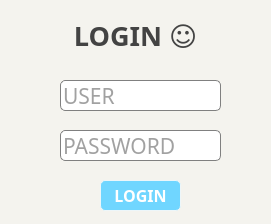
<?xml version="1.0" encoding="UTF-8"?>
<ui version="4.0">
 <class>MainWindow</class>
 <widget class="QMainWindow" name="MainWindow">
  <property name="geometry">
   <rect>
    <x>0</x>
    <y>0</y>
    <width>271</width>
    <height>224</height>
   </rect>
  </property>
  <property name="minimumSize">
   <size>
    <width>271</width>
    <height>224</height>
   </size>
  </property>
  <property name="maximumSize">
   <size>
    <width>271</width>
    <height>224</height>
   </size>
  </property>
  <property name="font">
   <font>
    <weight>75</weight>
    <bold>true</bold>
   </font>
  </property>
  <property name="windowTitle">
   <string>Login</string>
  </property>
  <property name="styleSheet">
   <string notr="true">QWidget{
	background-color: #f4f3ee;
}

QLineEdit{
	background-color: white;
	border: 0.5px solid gray;
	border-radius: 5px;
	color: #434343;
}

QPushButton{
	background-color: #70d6ff;
	border: 0.5px solid #edf6f9 ;
	border-radius: 5px;
	color: white;
}

QLabel{
	color: #434343;
}

</string>
  </property>
  <widget class="QWidget" name="centralwidget">
   <widget class="QLabel" name="label">
    <property name="geometry">
     <rect>
      <x>10</x>
      <y>20</y>
      <width>251</width>
      <height>31</height>
     </rect>
    </property>
    <property name="font">
     <font>
      <family>Tw Cen MT</family>
      <pointsize>20</pointsize>
      <weight>75</weight>
      <bold>true</bold>
     </font>
    </property>
    <property name="layoutDirection">
     <enum>Qt::LeftToRight</enum>
    </property>
    <property name="text">
     <string>LOGIN ☺</string>
    </property>
    <property name="alignment">
     <set>Qt::AlignCenter</set>
    </property>
   </widget>
   <widget class="QPushButton" name="btnLog">
    <property name="geometry">
     <rect>
      <x>100</x>
      <y>180</y>
      <width>81</width>
      <height>31</height>
     </rect>
    </property>
    <property name="font">
     <font>
      <family>Tw Cen MT</family>
      <pointsize>12</pointsize>
      <weight>75</weight>
      <bold>true</bold>
     </font>
    </property>
    <property name="text">
     <string>LOGIN</string>
    </property>
    <property name="shortcut">
     <string>Return</string>
    </property>
   </widget>
   <widget class="QLineEdit" name="txtUser">
    <property name="geometry">
     <rect>
      <x>60</x>
      <y>80</y>
      <width>161</width>
      <height>31</height>
     </rect>
    </property>
    <property name="font">
     <font>
      <family>Tw Cen MT</family>
      <pointsize>16</pointsize>
     </font>
    </property>
    <property name="inputMask">
     <string/>
    </property>
    <property name="maxLength">
     <number>12</number>
    </property>
    <property name="placeholderText">
     <string notr="true">USER</string>
    </property>
   </widget>
   <widget class="QLineEdit" name="txtPass">
    <property name="geometry">
     <rect>
      <x>60</x>
      <y>130</y>
      <width>161</width>
      <height>31</height>
     </rect>
    </property>
    <property name="font">
     <font>
      <family>Tw Cen MT</family>
      <pointsize>16</pointsize>
     </font>
    </property>
    <property name="inputMask">
     <string/>
    </property>
    <property name="maxLength">
     <number>12</number>
    </property>
    <property name="echoMode">
     <enum>QLineEdit::Password</enum>
    </property>
    <property name="placeholderText">
     <string notr="true">PASSWORD</string>
    </property>
   </widget>
  </widget>
 </widget>
 <resources/>
 <connections/>
</ui>
